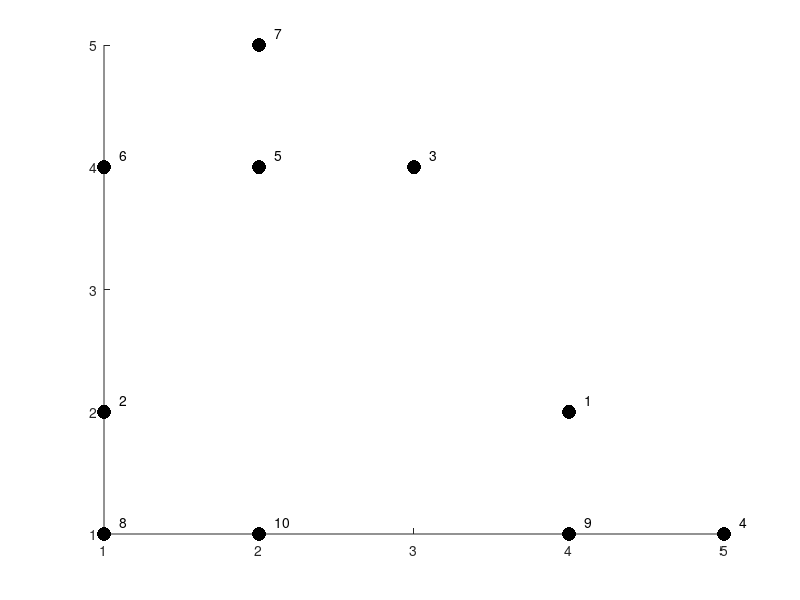

Reproduce this figure in MATLAB. (Note: this script raises an error after producing the figure.)
close all
clear all
clc

% 1 A
N = 10; % used throughout the script
% Generate distinct random points
r = randperm(25);
[x y] = ind2sub([5,5],r(1:N));
z = [x' y'];
figure
hold on
% have to increase marker size as it is 
plot(z(:,1), z(:,2), 'k.', 'markersize', 30);
text(z(:,1) + 0.1, z(:,2) + 0.1, num2cell(1:N));


% 1 B

% use repmat to create a matrix which contains the objects
% repeated in order 
% use repelem to create a matrix containing the objects repeated
% in groups
% calculate distances between the matrices
% reshape the resulting vector to form an NxN matrix
d=reshape(sum((repmat(z,N,1)'-repelem(z,N,1)').^2),N,N)

% 1 C
% Apply kruscals minimum spanning tree to the dataset and plot
% the clusters on the figure as coloured rings around the data
% values
a = kruskals_mst_with_comments(z, 3);
plot(z(a==1,1), z(a==1,2), 'ro', 'markersize', 10, 'linewidth', 10);
plot(z(a==2,1), z(a==2,2), 'go', 'markersize', 10, 'linewidth', 10);
plot(z(a==3,1), z(a==3,2), 'bo', 'markersize', 10, 'linewidth', 10);

% 1 D
% get the clusters and the steps from the new function
[a, steps] = kruskals_mst_with_steps(z, 3);
[N, n] = size(steps);
index = 1 : n - 1; % minus 1 as the last colomn is the Jump
% loop over the steps returned
for i = 1 : N
   % get step array and Jump size
   [x J] = deal(steps(i,1:10), steps(i,11));
   u = unique(x);
   % use array fun to build a cell array of the values in the clusters
   line = arrayfun(@(a) sprintf('%s', sprintf('%d ', index(x==a))), ...
       u, 'uniformoutput', 0);
   % print the current step
   fprintf('Step %3i J = %3i, #Cl %3i: ( %s)\n',...
       i, J, numel(u) ,strjoin(line, ') ( '));
end


% 1 E
% get the step before the largest jump
% rerun function but get all steps back
[a, steps] = kruskals_mst_with_steps(z, 1);
[d, i] = sort(diff( [0 steps(:,11)']));
i = i(d < max(d));
S = i(end);

% get step array and Jump size
[x, J] = deal(steps(S,1:10), steps(S,11));
u = unique(x);
% use array fun to build a cell array of the values in the clusters
line = arrayfun(@(a) sprintf('%s', sprintf('%d ', index(x==a))), ...
    u, 'uniformoutput', 0);
% print the current step
fprintf('Suggested Clustering:\nStep %3i J = %3i, #Cl %3i: ( %s)\n',...
    S, J, numel(u) ,strjoin(line, ') ( '));
% have to increase marker size as it is 
plot(z(:,1), z(:,2), 'k.', 'markersize', 30);
text(z(:,1) + 0.1, z(:,2) + 0.1, num2cell(1:N));


% 1 B

% use repmat to create a matrix which contains the objects
% repeated in order 
% use repelem to create a matrix containing the objects repeated
% in groups
% calculate distances between the matrices
% reshape the resulting vector to form an NxN matrix
d=reshape(sum((repmat(z,N,1)'-repelem(z,N,1)').^2),N,N);

% 1 C
% Apply kruscals minimum spanning tree to the dataset and plot
% the clusters on the figure as coloured rings around the data
% values
a = kruskals_mst_with_comments(z, 3);
plot(z(a==1,1), z(a==1,2), 'ro', 'markersize', 10, 'linewidth', 10);
plot(z(a==2,1), z(a==2,2), 'go', 'markersize', 10, 'linewidth', 10);
plot(z(a==3,1), z(a==3,2), 'bo', 'markersize', 10, 'linewidth', 10);

% 1 D
% get the clusters and the steps from the new function
[a, steps] = kruskals_mst_with_steps(z, 3);
[N, n] = size(steps);
index = 1 : n - 1; % minus 1 as the last colomn is the Jump
% loop over the steps returned
for i = 1 : N
   % get step array and Jump size
   [x J] = deal(steps(i,1:10), steps(i,11));
   u = unique(x);
   % use array fun to build a cell array of the values in the clusters
   line = arrayfun(@(a) sprintf('%s', sprintf('%d ', index(x==a))), ...
       u, 'uniformoutput', 0);
   % print the current step
   fprintf('Step %3i J = %3i, #Cl %3i: ( %s)\n',...
       i, J, numel(u) ,strjoin(line, ') ( '));
end


% 1 E
% get the step before the largest jump
% rerun function but get all steps back
[a, steps] = kruskals_mst_with_steps(z, 1);
[d, i] = sort(diff( [0 steps(:,11)']));
i = i(d < max(d));
S = i(end);

% get step array and Jump size
[x, J] = deal(steps(S,1:10), steps(S,11));
u = unique(x);
% use array fun to build a cell array of the values in the clusters
line = arrayfun(@(a) sprintf('%s', sprintf('%d ', index(x==a))), ...
    u, 'uniformoutput', 0);
% print the current step
fprintf('Suggested Clustering:\nStep %3i J = %3i, #Cl %3i: ( %s)\n',...
    S, J, numel(u) ,strjoin(line, ') ( '));